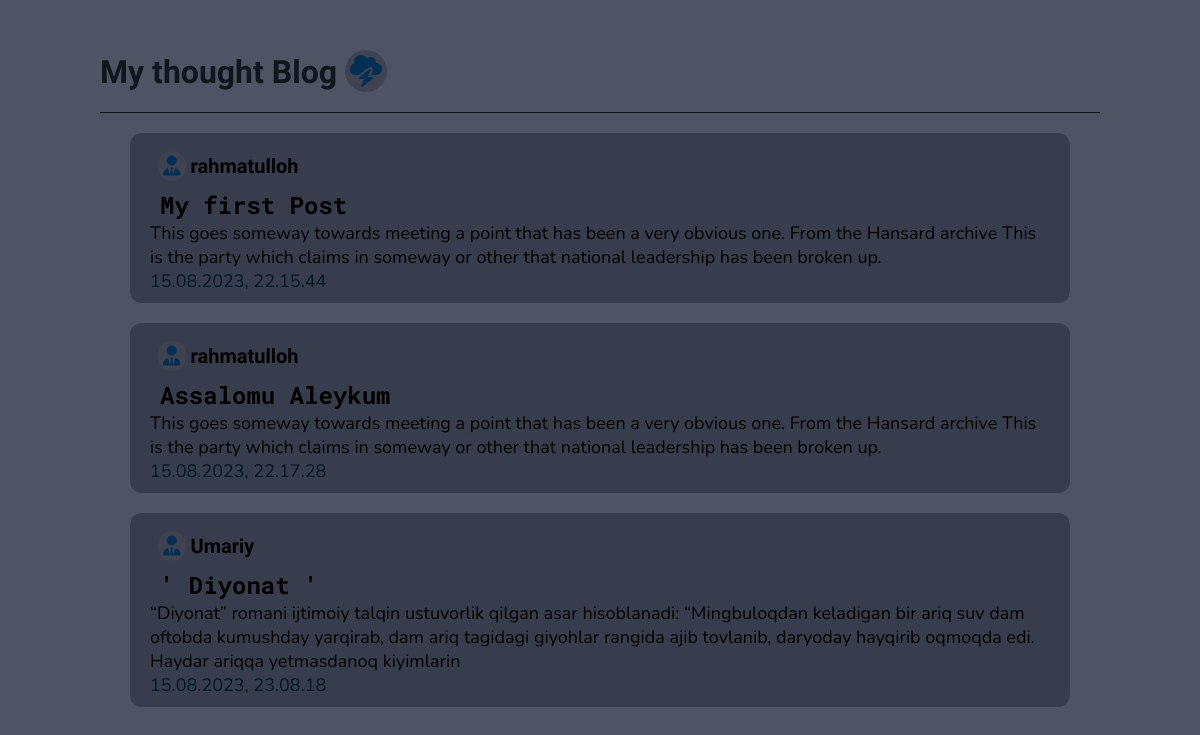
The page / on the database its author committed.
### allPost/models.py (models this page shows, shortened)
class post(models.Model):
    post_auth = models.ForeignKey(User, on_delete=models.CASCADE)
    post_header = models.CharField(max_length=50)
    post_content = models.CharField(max_length=255)
    post_date = models.DateTimeField(default=timezone.datetime.now)

### allPost/views.py (the view)
# urls.py: path('', views.index, name='home'),
def index(request):
    blog = models.post.objects.all()
    return render(request, 'allPost/index.html', {'post': blog})

### allPost/templates/allPost/index.html (shortened to what this page needs)
{% extends 'allPost/base.html' %}
{% block content %}
    <h1>My thought Blog  <i class="fa-solid fa-cloud-bolt"></i></h1>
    {% for i in post %}
    <div class="card">
        <div class="block">
            <h4><i class="fa-solid fa-user-tie"></i>  {{ i.post_auth }}</h4>
            <h2>{{ i.post_header }}</h2>
            <p>{{ i.post_content }}</p>
            <p id="date">{{ i.post_date|date:'d.m.Y, H.i.s' }}</p>
        </div>
    </div>
    {% endfor %}
{% endblock %}

### allPost/templates/allPost/base.html (shortened to what this page needs)
{% load static %}
<html lang="en">
<head>
    <link rel="stylesheet" href="{% static 'allPost/style.css' %}">
</head>
<body>
    {% block content %}{% endblock content %}
</body>
</html>

### allPost/static/allPost/style.css (style rules this page uses)
* { margin: 0; padding: 0; box-sizing: border-box; }
body { padding: 50px 100px; width: 100vw; height: 100vh; background-color: rgb(79, 84, 100); }
h1 { font-family: 'Comfortaa', cursive; color: rgb(15, 22, 28); padding-bottom: 20px; border-bottom: 1px solid; }
.block { background-color: rgb(56, 61, 77); display: flex; flex-direction: column; border-radius: 12px; margin: 20px 30px; padding: 10px 20px; }
i { padding: 5px 5px; border-radius: 55px; background-color: rgb(63, 67, 80); color: rgb(4, 47, 85); }
h4 { font-family: 'Comfortaa', cursive; margin: 8px 8px; font-size: 20px; }
h2 { font-family: 'Roboto Mono', monospace; margin: 0 10px; }
p { font-family: 'Nunito', sans-serif; font-size: 18px; }
#date { color: rgb(2, 23, 41); }

### rows shown on the page
post: post_auth "rahmatulloh", post_header "My first Post", post_content "This goes someway towards meeting a point that has been a very obvious one. From the Hansard archive This is the party which claims in someway or other that national leadership has been broken up.", post_date "15.08.2023, 22.15.44"
post: post_auth "rahmatulloh", post_header "Assalomu Aleykum", post_content "This goes someway towards meeting a point that has been a very obvious one. From the Hansard archive This is the party which claims in someway or other that national leadership has been broken up.", post_date "15.08.2023, 22.17.28"
post: post_auth "Umariy", post_header "' Diyonat '", post_content "“Diyonat” romani ijtimoiy talqin ustuvorlik qilgan asar hisoblanadi: “Mingbuloqdan keladigan bir ariq suv dam oftobda kumushday yarqirab, dam ariq tagidagi giyohlar rangida ajib tovlanib, daryoday hayqirib oqmoqda edi. Haydar ariqqa yetmasdanoq kiyimlarin", post_date "15.08.2023, 23.08.18"
